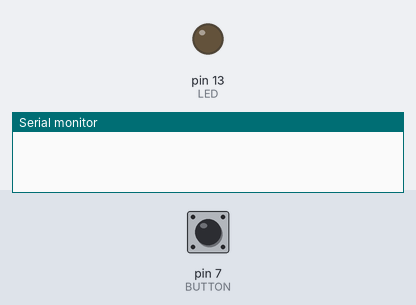
A sketch run on a simulated Arduino Uno, built with avr-gcc and run on an emulated ATmega328P. Shown: output pins drawn as LEDs (lit = HIGH), the last lines printed to the serial monitor. Inputs (shaded band) come from the test bench; at power-on: pin 7 (BUTTON) LOW.

Above: at 1.2 s.
1.3 s: pin 7 (BUTTON) pulled HIGH for 0.15 s
At 2.3 s:
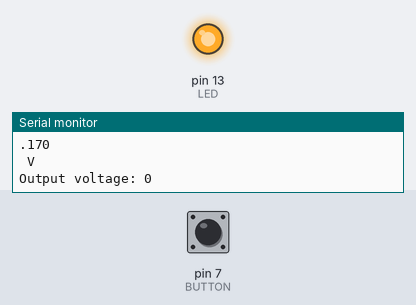
Timing chart, 0 to 13.7 s (numbered marks = the images above; inputs shaded):
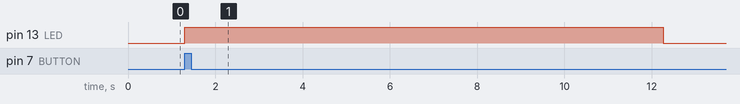

The sketch:

botao_led_intensidade.ino
```cpp
#define LED 13
#define BUTTON 7

int val = 0;

int i;
float Output;
unsigned long time, timeinit=millis()/1000;

void setup()
{
  pinMode(LED, OUTPUT);
  pinMode(BUTTON, INPUT);
  Serial.begin(9600);
}

void loop()
{
  time = millis()/1000 - timeinit;
  val = digitalRead(BUTTON);

  if(val == HIGH)
  {
    Serial.print("Butao pressionado: ");
    Serial.print(time);
    Serial.print("s/n");

    for(i=1;i<=255;i++)
    {
      digitalWrite(LED,i);
      Output=i*5/255;
      Serial.print("Output voltage: ");
      Serial.println((int)Output);
      Serial.print(".");
      Serial.println(i*5%255);
      Serial.print(" V\n");
      delay(10);
    }

    for(i=255;i >= 1;i--)
    {
      analogWrite(LED,i);
      Output=i*5/255;
      Serial.print("Output voltage: ");
      Serial.println((int)Output);
      Serial.print(".");
      Serial.println(i*5%255);
      Serial.print(" V\n");
      delay(10);
    }
  }
  else
  {
    digitalWrite(LED, LOW);
  }
}
```

Measured:
- after the input at 1.3 s, pin 13 (LED): LOW → HIGH at once, → LOW 11.0 s later
